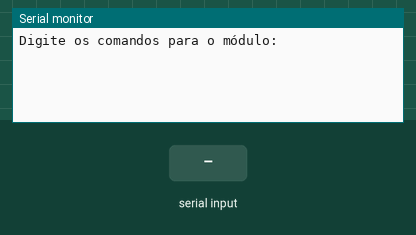
A sketch run on a simulated Arduino Uno, built with avr-gcc and run on an emulated ATmega328P. On the bench: the last lines printed to the serial monitor. Inputs (shaded band) come from the test bench.

Above: at 1.2 s.
1.3 s: "1" received over the second serial link
At 2.2 s:
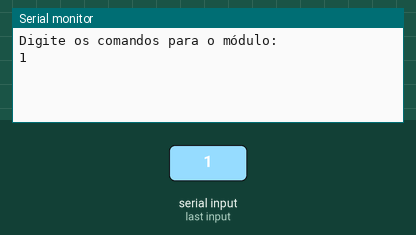
2.8 s: "0" received over the second serial link
At 3.3 s:
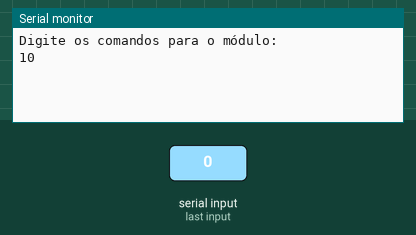

Measured:
- after the input at 1.3 s, the serial monitor: prints a new line at once (image 1)
- after the input at 2.8 s, the serial monitor: prints a new line at once (image 2)

The sketch:

bluetooth_hc05_AT.ino
```cpp
// Comunicação com o módulo Bluetooth HC05
//
// Programa de comunicação com o módulo Bluetooth HC05,
// usado para enviar comandos AT para configuração do
// módulo.
//
// IMPORTANTE: Algumas versões do módulo HC05 só entram no modo
// AT se o botão próximo do pino 'Enable' estiver pressionado
// quando o módulo é ligado.
//
// Também pode ser usado para enviar e receber dados de
// um celular, por exemplo, quando o pino 'Key'
// estiver desconectado.
//
// Criado por: Lucas Jácome Cabral, 2022

#include <SoftwareSerial.h>

SoftwareSerial SerialHC05(10, 11); /* RX pino 10 , TX pino 11 */

///////////////////////////////////////////////
// Esta função só roda uma vez, no início
void setup() {
  Serial.begin(115200);   // Porta Serial do computador
  SerialHC05.begin(38400);      // Porta Serial do HC05
  // Caso a comunicação com o HC05 não funcione, teste com outras velocidades:
  // 9600, 19200, 38400 (padrão), 57600, 115200, 230400 ou 460800
  Serial.println("Digite os comandos para o módulo:");
}

///////////////////////////////////////////////
// Esta função se repete indefinidamente
void loop() {
  if (SerialHC05.available()) {      // Se chegou algum dado do módulo
    while (SerialHC05.available()) { // Enquanto tiver dados disponíveis
      char c = SerialHC05.read();    // Lê um caractere
      Serial.write(c);               // Envia o dado na Serial do computador
    }
  }

  if (Serial.available()) {          // Se chegou algum dado do computador
    delay(10);
    String comando = "";
    while (Serial.available()) {     // Enquanto tiver dados disponíveis
      comando += (char)Serial.read();// Lê os caracteres escritos no monitor serial
    }
    SerialHC05.print(comando);     // Envia os dados para o HC05 */
  }
}
```
